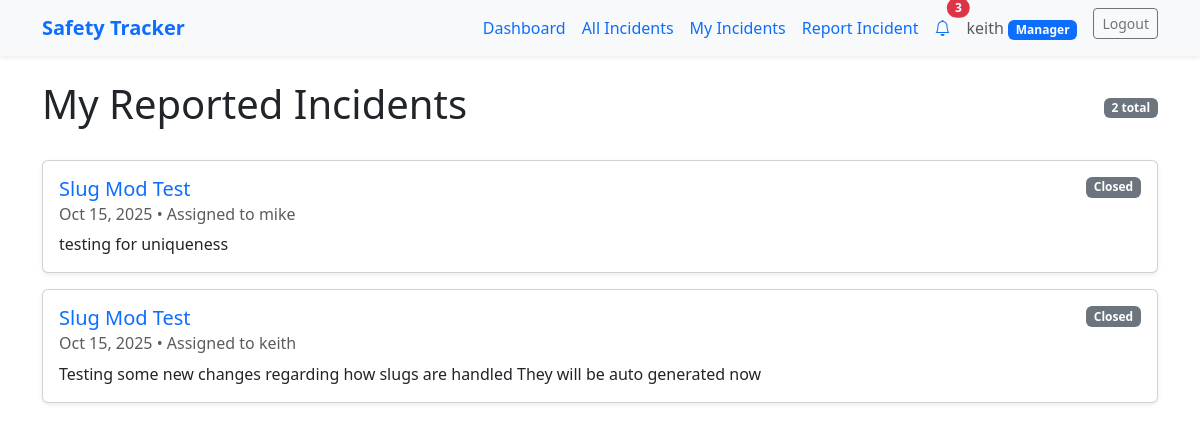
Page /incident_reporter/my-incidents/ (signed in) on the committed database.
### incident_reporter/models.py (models this page shows, shortened)
class Incident(models.Model):
    STATUS_CHOICES = [
        ('new', 'New'),
        ('in_progress', 'In Progress'),
        ('resolved', 'Resolved'),
        ('closed', 'Closed'),
    ]
    title = models.CharField(max_length=75)
    body = models.TextField()
    slug = models.SlugField(unique=True)
    date = models.DateTimeField(auto_now_add=True)
    banner = models.ImageField(default='fallback.jpg', blank=True)
    reporter = models.ForeignKey(User, on_delete=models.CASCADE, null=True, blank=True, related_name='reported_incidents')
    status = models.CharField(max_length=20, choices=STATUS_CHOICES, default='new')
    assigned_to = models.ForeignKey(User, on_delete=models.SET_NULL, null=True, blank=True, related_name='assigned_incidents')
    class Meta:
        ordering = ['-date']

### incident_reporter/views.py (the view)
# urls.py: path('my-incidents/', views.my_incidents, name='my-incidents'),
@login_required(login_url='/users/login/')
def my_incidents(request):
    incidents = Incident.objects.filter(reporter=request.user).order_by('-date')
    context = {
        'incident': incidents,
        'total_count': incidents.count(),
    }
    return render(request, 'incident_reporter/my_incidents.html', context)

### incident_reporter/context_processors.py (called while the page is built)
def unread_notifications(request):
    if request.user.is_authenticated:
        unread_count = Notification.objects.filter(user=request.user, is_read=False).count()
        return {'unread_notifications_count': unread_count}
    return {'unread_notifications_count': 0}

### users/models.py (called while the page is built)
    def is_manager(self):
        return self.role == 'manager'

### incident_reporter/templates/incident_reporter/my_incidents.html (shortened to what this page needs)
{% extends 'layout.html' %}
{% block content %}
<section>
    <div class="d-flex justify-content-between align-items-center mb-4">
        <h1>My Reported Incidents</h1>
        <span class="badge bg-secondary">{{ total_count }} total</span>
    </div>
    {% for i in incident %}
        <div class="card mb-3 shadow-sm">
            <div class="card-body">
                <div class="d-flex justify-content-between align-items-start">
                    <div class="flex-grow-1">
                        <h5 class="card-title">
                            <a href="{% url 'incident:page' slug=i.slug %}" class="text-primary text-decoration-none">
                                {{ i.title }}
                            </a>
                        </h5>
                        <h6 class="card-subtitle mb-2 text-muted">
                            {{ i.date|date:"M d, Y" }}
                            {% if i.assigned_to %}
                                • Assigned to {{ i.assigned_to.username }}
                            {% endif %}
                        </h6>
                        <p class="card-text">{{ i.body|truncatewords:30 }}</p>
                    </div>
                    <span class="badge ms-3
                        {% if i.status == 'new' %}bg-warning text-dark
                        {% elif i.status == 'in_progress' %}bg-info text-dark
                        {% elif i.status == 'resolved' %}bg-success
                        {% elif i.status == 'closed' %}bg-secondary
                        {% endif %}">
                        {{ i.get_status_display }}
                    </span>
                </div>
            </div>
        </div>
    {% empty %}
        <div class="alert alert-info">
            You haven't reported any incidents yet.
            <a href="{% url 'incident:new-incident' %}" class="alert-link">Report your first incident</a>
        </div>
    {% endfor %}
</section>
{% endblock %}

### templates/layout.html (shortened to what this page needs)
<!DOCTYPE html>
{% load static %}
<html lang="en">
<head>
    <link href="https://cdn.jsdelivr.net/npm/bootstrap@5.3.2/dist/css/bootstrap.min.css" rel="stylesheet">
    <link rel="stylesheet" href="https://cdn.jsdelivr.net/npm/bootstrap-icons@1.11.1/font/bootstrap-icons.css">
</head>
<body class="bg-white text-dark">
    <nav class="navbar navbar-expand-lg navbar-light bg-light shadow-sm mb-4">
      <div class="container">
        <a class="navbar-brand text-primary fw-bold" href="/">Safety Tracker</a>
        <div class="collapse navbar-collapse" id="navbarNav">
          <ul class="navbar-nav ms-auto">
            {% if user.is_authenticated %}
                {% if user.profile.is_manager %}
                    <li class="nav-item"><a class="nav-link text-primary" href="{% url 'incident:manager-dashboard' %}">Dashboard</a></li>
                    <li class="nav-item"><a class="nav-link text-primary" href="{% url 'incident:list' %}">All Incidents</a></li>
                    <li class="nav-item"><a class="nav-link text-primary" href="{% url 'incident:my-incidents' %}">My Incidents</a></li>
                    <li class="nav-item"><a class="nav-link text-primary" href="{% url 'incident:new-incident' %}">Report Incident</a></li>
                    <li class="nav-item">
                        <a class="nav-link text-primary position-relative" href="{% url 'incident:notifications' %}">
                            <i class="bi bi-bell"></i>
                            {% if unread_notifications_count > 0 %}
                                <span class="position-absolute top-0 start-100 translate-middle badge rounded-pill bg-danger">
                                    {{ unread_notifications_count }}
                                </span>
                            {% endif %}
                        </a>
                    </li>
                {% endif %}
                <li class="nav-item">
                  <span class="nav-link text-muted">
                    {{ user.username }}
                    {% if user.profile.is_manager %}
                      <span class="badge bg-primary">Manager</span>
                    {% endif %}
                  </span>
                </li>
                <li class="nav-item">
                  <form action="{% url 'users:logout' %}" method="post" class="d-inline">
                      <button class="btn btn-outline-secondary btn-sm ms-2" type="submit">Logout</button>
                  </form>
                </li>
            {% else %}
                <li class="nav-item"><a class="nav-link text-primary" href="{% url 'users:register' %}">Register</a></li>
                <li class="nav-item"><a class="nav-link text-primary" href="{% url 'users:login' %}">Login</a></li>
            {% endif %}
          </ul>
        </div>
      </div>
    </nav>
    <main class="container">
        {% block content %}
        {% endblock %}
    </main>
</body>
</html>

### rows in the picture
Incident: title "Slug Mod Test", date "Oct 15, 2025", assigned_to.username "mike", body "testing for uniqueness", status "Closed"
Incident: title "Slug Mod Test", date "Oct 15, 2025", assigned_to.username "keith", body "Testing some new changes regarding how slugs are handled They will be auto generated now", status "Closed"

### other values in the picture
{{ unread_notifications_count }} "3"
{{ user.username }} "keith"
{{ total_count }} "2"
